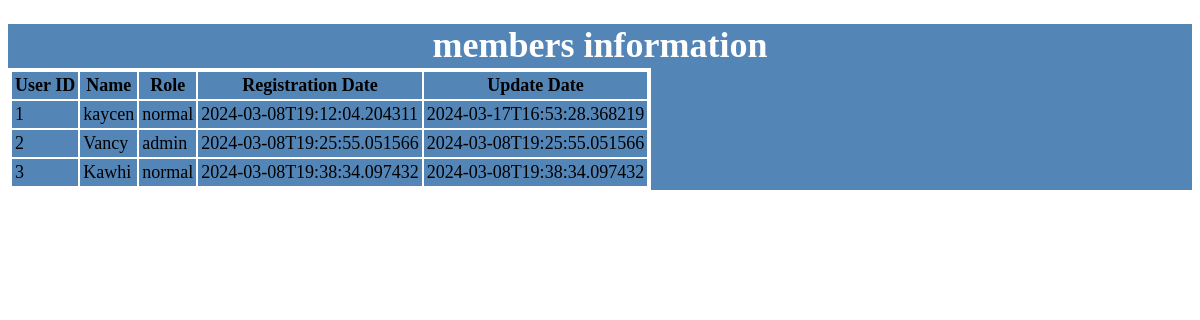
The app's page /member_list, older data.
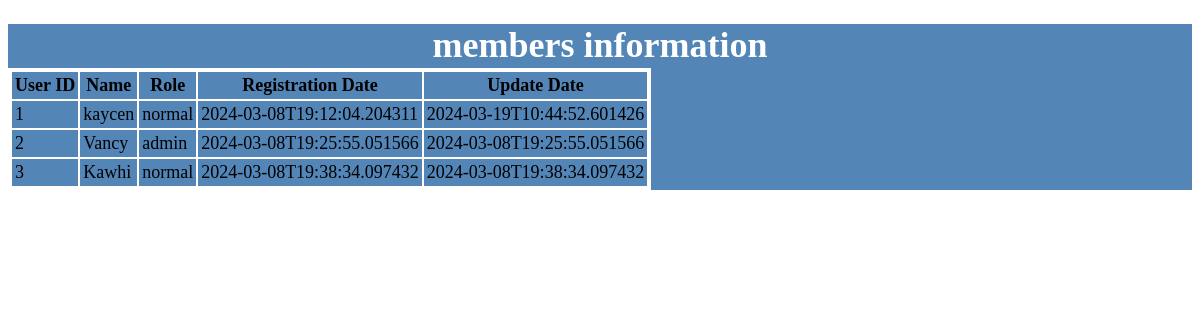
The same page, newer data.
### app/model/user.py (models this page shows, shortened)
class UserModel(db.Model):
    __tablename__ = 'user'
    uid           = db.Column(db.Integer, primary_key=True)
    name          = db.Column(db.String(30), unique=True)
    password_hash = db.Column(db.String(255))
    role          = db.Column(db.String(10)) # default='normal'
    insert_time   = db.Column(db.DateTime, default=datetime.now)
    update_time   = db.Column(db.DateTime,
                              onupdate=datetime.now,
                              default=datetime.now)
    @property
    def password(self):
        raise AttributeError('password is not readablity attribute')

### app/__init__.py (the view)
    @app.route('/member_list')
    def member_list_page():
        from .model.user import UserModel, UserSchema
        users = UserModel.query.all()
        schema = UserSchema(many=True) # 處理多個物件
        users_data = schema.dump(users) # 序列化成JSON格式
        return render_template('member_list.html', users=users_data)

### app/__init__.py (called while the page is built)
def create_app(config_name):
    app = Flask(__name__)
    app.config.from_object(config[config_name])
    register_extensions(app)
    register_blueprints(app)
    @app.route('/')
    def index():
        return 'success'
    @app.route('/create_all')
    def create_db():
        db.create_all()
        return 'success'
    @app.route('/member_list')
    def member_list_page():
        from .model.user import UserModel, UserSchema
        users = UserModel.query.all()
        schema = UserSchema(many=True) # 處理多個物件
        users_data = schema.dump(users) # 序列化成JSON格式
        return render_template('member_list.html', users=users_data)
    return app

### app/templates/member_list.html
<!DOCTYPE html>
<div class="column" style="background: rgb(83, 133, 183); font-size: 18px">
    <h1 style="height: 20px; text-align: center; color: white">members information</h1>
    <table border="3" cellpadding="3" cellspacing="0" bordercolor="#FFFFFF" style="height: 10px; border-collapse: separate;">
        <thead>
            <tr>
                <th>User ID</th>
                <th>Name</th>
                <th>Role</th>
                <th>Registration Date</th>
                <th>Update Date</th>
            </tr>
        </thead>
        <tbody>
            {% for user in users %}
                <tr>
                    <td>{{ user.uid }}</td>
                    <td>{{ user.name }}</td>
                    <td>{{ user.role }}</td>
                    <td>{{ user.insert_time }}</td>
                    <td>{{ user.update_time }}</td>
                </tr>
            {% endfor %}
        </tbody>
    </table>
</div>

Row changes from the older to the newer data that the page shows:
changed UserModel "kaycen": update_time "2024-03-17T16:53:28.368219" → "2024-03-19T10:44:52.601426"
